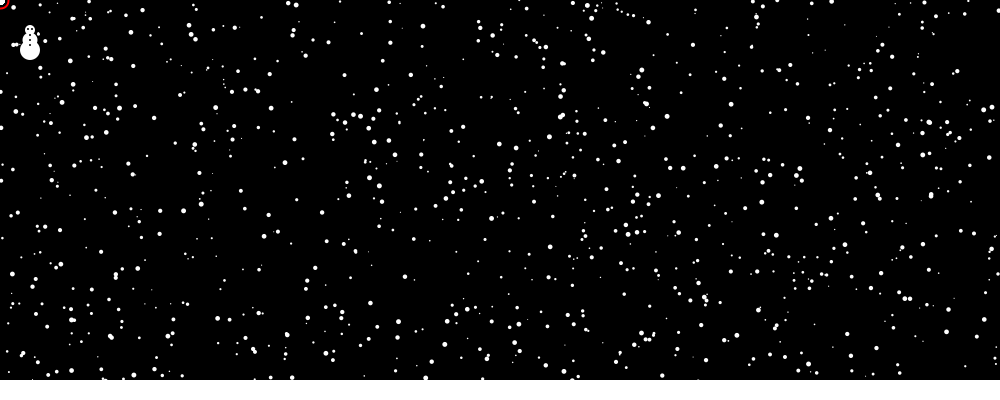
Frame 1 (no input)
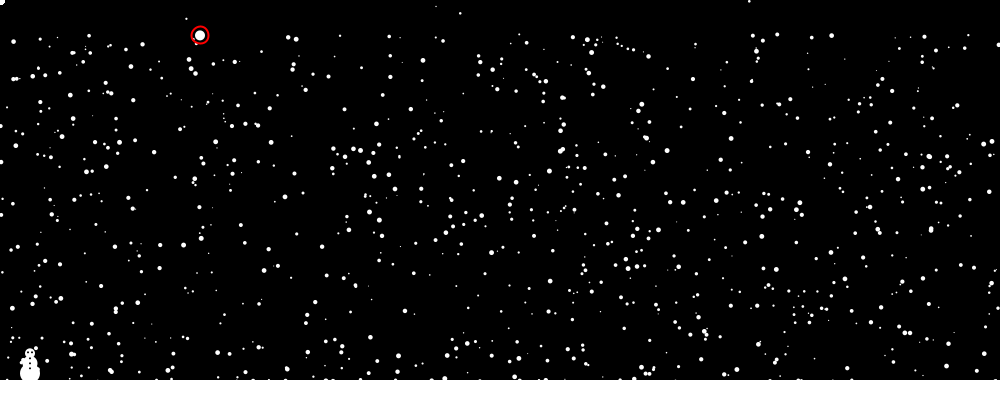
Frame 60 (the mouse pressed at the canvas centre just before this capture)
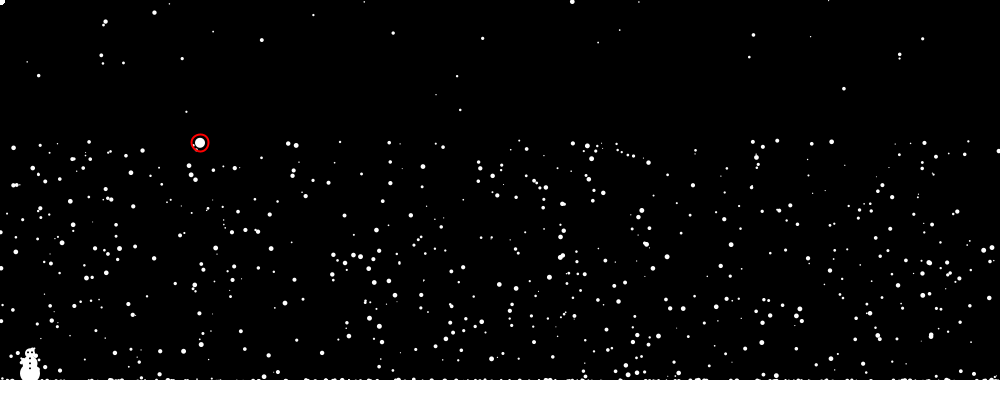
Frame 120 (the mouse held since frame 60 and released just before this capture)

The Processing sketch that drew these frames (run headless with seeded random() and noise(); from frame 60 on, the mouse is pressed at the canvas centre):

// Processing sketch: processing_93257
// ── processing_93257.pde

//rafiAlam
//creativeComputing

int screen_w = 1000;
int screen_h = 400;

Player One = new Player (30, height/2, 20, 20);

int snow_time;
int snow_reset = 5;
int num_flakes = 1000;
SnowFall[] flakes = new SnowFall[num_flakes];
Ground Floor;

int num_snowball = 10;
float[] snow_x = new float[num_snowball];
float[] snow_y = new float[num_snowball];
float[] snow_speed = new float[num_snowball];
int snow_ammo = 0;

int num_ammo = 10;
Ammo[] Bullets = new Ammo[num_ammo];


int num_enemy = 5;
Enemies[] enemy = new Enemies[num_enemy];

Hud HeadsUp = new Hud();

boolean god_mode = false;

void setup () {
  size(1000, 400);
  smooth();
  noStroke();
  for (int i = 0; i<num_flakes; i++) {//cycle flakes array
    flakes[i] = new SnowFall(random(width), random(0, height));
  }//end for
  for (int i = 0; i<num_enemy; i++) {//cycle enemy array
    enemy[i] = new Enemies();
  }//end for
  Floor = new Ground(0, height-20, width, 100);
  for (int i = 0; i<num_ammo; i++) {//cycle Bullet array
    Bullets[i] = new Ammo(0, 0);
  }//end for
}//end setup

void draw () {
  background(0, 0, 0);
  for (int i = 0; i<num_flakes; i++) {
    flakes[i].display();
    flakes[i].fall();
  }//end for

  //Floor
  Floor.display();



  for (int i = 0; i<num_enemy; i++) {
    //    enemy[i].display();
    enemy[i].x += 10;
    enemy[i].y = 10;
  }//end for

  One.display();
  One.update();


  //snowball
  fill(255, 255, 255);
  for (int i = 0; i < num_snowball; i++) {
    ellipse(snow_x[i], snow_y[i], 10, 10);
    snow_x[i]-= snow_speed[i];
  }//end for

  //Ammo
  Bullets[0].update();
  Bullets[0].display();
  Bullets[0].x = 200;

  HeadsUp.ammo();
}//end draw

class Ground {
  float x;
  float y;
  float w;
  float h;
  Ground(int start_x, int start_y, int start_w, int start_h) {//CS
    x = start_x;
    y = start_y;
    w = start_w;
    h = start_h;
  }//end CS

  void display () {
    fill(255, 255, 255);
    rect(x, y, w, h);
  }//end display
}//end Ground class

class SnowFall {
  float x;
  float y;
  float w;
  float h;
  float speed;
  float GRAVITY = .02;
  SnowFall (float start_x, float start_y) {//CS
    x = start_x;
    y = start_y;
    w = random(1, 5);
    h = w;
    speed = 0;
  }//end CS

  void fall () {

    if (dist(x, y, One.x, One.y)<One.w/2) {//If on character bottom stop
      y = y;
      speed = 0;
    } 
    if (dist(x, y, One.x, One.y-10)<One.w-10) {//If on character mid stop
      y = y;
      speed = 0;
    } 
    if (dist(x, y, One.x, One.y-20)<One.w-15) {//If on character head stop
      y = y;
      speed = 0;
    } 

    if (y>Floor.y) {//if on floor stop and reset
      y = y;
      speed = 0;
      if (snow_reset < millis() - snow_time) { //timed reset
        y = random(-300);
        snow_time = millis();
      }//end if time reset
    }//end if

    else {//continue fall
      y = y + speed;
      speed = speed + GRAVITY;

      if (y>height) {//reset position
        y=random(-300);
        x=random(0, width);
        speed=0;
      }//end if
    }//end else
  }//end fall


  void display() {//snowflake
    fill(255, 255, 255);
    noStroke();
    ellipse(x, y, w, h);
  }//end display
}//end SnowFall class



class Player {
  float x;
  float y;
  float w;
  float h;
  float speed_x;
  float speed_y;
  float accel_x;
  float accel_y;
  float jump_height = -1;
  Boolean isGrounded = false;
  float FRICTION = 1;
  float GRAVITY = .1;
  Player (float startX, float startY, float startW, float startH) {//CS
    x = startX;
    y = startY;
    w = startW;
    h = startH;
    speed_x = 0;
    speed_y = 0;
    accel_x = 2;
    accel_y = 0;
  }//end CS Player

  void display () {//Character
    fill(255);
    ellipse(x, y, w, h);
    ellipse(x, y-10, w-5, h-5); 
    ellipse(x, y-20, w-10, h-10);
    fill(0);
    ellipse(x, y-5, 2, 2);
    ellipse(x, y-10, 2, 2);
    ellipse(x, y-15, 2, 2);
    ellipse(x-2, y-21, 2, 2);
    ellipse(x+2, y-21, 2, 2);
  }//end display

  void update() {
    //left bounds
    if (x<w/2) {
      x+=10;
    }//end if
    
    //right bounds
    if (x>width) {
      x+=10;
      fill(255);
      textSize(100);
      textAlign(CENTER);
      text("Frosty Flakes:",width/2,height/2);
      fill(255,0,0);
      textSize(50);
      text("Dr. Icicle's Revenge",width/2, height/2+50);
    }//end if




    if (isGrounded == true) {
      speed_y = 0;
      if (keyPressed == false) {
        //if there are no keys being pressed slow down
        if (speed_x > 0) {
          speed_x -= accel_x*.5;
        } // end if
        else if (speed_x < 0) {
          speed_x += accel_x*.5;
        }//end if
      }//end if key pressed

      if (abs(speed_x) < .001) {
        //this is to prevent rounding errors that happen sometimes with floats.
        speed_x = 0;
      }
    } 
    else {
      speed_y = speed_y + accel_y;
      y = y + speed_y;
      accel_y += GRAVITY;

      //check for floor
      if (y>Floor.y-h/3) {
        isGrounded = true;
        speed_y = 0;
        accel_y = 0;
        //reset the y to be right on top of the floor
        y = Floor.y - h/3;
      }//end if
    }//end else

    //move on the x axis if grounded or not
    x = x + speed_x;
    //set a max speed
    //    speed_x = min(speed_x, 5);
    if (speed_x > 5) {
      speed_x -= accel_x*.5;
    } // end if
    else if (speed_x < -5) {
      speed_x += accel_x*.5;
    }//end if
  }//end update

  void right() {
    speed_x = speed_x + accel_x;
  }//end right

  void left () {
    speed_x = speed_x - accel_x;
  }//end left

  void jump () {
    if (isGrounded == true) {
      accel_y = jump_height;
      isGrounded = false;
    }//end if
  }//end jump
}//end Player class


class Enemies {
  float x;
  float y;
  float w;
  float h;

  Enemies () {//CS
    x = 0;
    y = 0;
    w = width;
    h = height;
  }//end CS

  void display () {
    fill(255, 0, 0);
    ellipse(0, 0, 20, 20);
  }//end display
}//end class Enemies

class Ammo {
  float x;
  float y;
  float w;
  float h;
  float speed;
  float GRAVITY;
  boolean isTaken;

  Ammo (float start_x, float start_y) {//CS
    x = start_x;
    y = start_y;
    w = 10;
    h = 10;
    speed = 0;
    GRAVITY = .02;
    isTaken = false;
  }//end CS

  void display() {
    if (isTaken == false) {
      strokeWeight(2);
      stroke(255, 0, 0);
      noFill();
      ellipse(x, y, w+7, h+7);
      fill(255);
      noStroke();
      ellipse(x, y, w, h);
    }//end if
  }//end display

  void update () {
    //bounce
    if (y<Floor.y-h/3) {
      y = y + speed;
      speed = speed + GRAVITY;
    }//end if
    else if (y>Floor.y-h/3) {
      speed = 0;
      y -= 20;
    }//end else 
    if (isTaken == false) {
      if (dist(One.x, One.y, x, y) < w+10) {
        snow_ammo = snow_ammo + 3;
        isTaken = true;
      }//end if
      else {
      }
    }//end if
  }//end update
}//end class Ammo

class Hud {
  float x;
  float y;
  float w;
  float h;
  Hud () {//CS
    x = 0;
    y = 0;
    w = width;
    h = height;
  }//end HUD CS
  void ammo () {
    if (snow_ammo>0) {
      fill(0);
      strokeWeight(3);
      stroke(255, 0, 0);
      ellipse(25, 25, 200, 200);
      noStroke();
      fill(255);
      ellipse(25, 25, 90, 90);
      textSize(20);
      text(snow_ammo, 70, 60);
    }//end if
  }//end ammo
}//end class HUD


//cheats
void mousePressed() {
  if (god_mode == true) {
    if (mousePressed) {
      One.x = mouseX;
      One.y = mouseY;
    }//end if
  }//end god_mode
}//end mousePressed

//controls
void keyPressed() {

  if (key == ' ') {//shoot
    if (snow_ammo > 0) {
      snow_x[snow_ammo] = One.x;
      snow_y[snow_ammo] = One.y-10;
      snow_speed[snow_ammo]=-+10;
      snow_ammo--;
    }
    if (snow_ammo<0) {
      snow_ammo = 0;
    }//end if
  }//end jump
  if ((key == 'd') | (key == 'D')) {//right
    One.right();
  }//end right
  if ((key == 'w') | (key == 'W')) {//jump
    One.jump();
  }//end jump
  if ((key == 'a') | (key == 'A')) {//left
    One.left();
  }//end left



   if (key == CODED) {
   if ((keyCode == RIGHT)) {
   One.right();
   }//end right
   if (keyCode == LEFT) {
   One.left();
   }//end left
   if (keyCode == UP) {
   One.jump();
   }//end left
   }//end if
   


  //cheat keys
  if ((key == 'g') | (key == 'G')) {
    god_mode = true;
  }//end if g
}//end keyPressed
